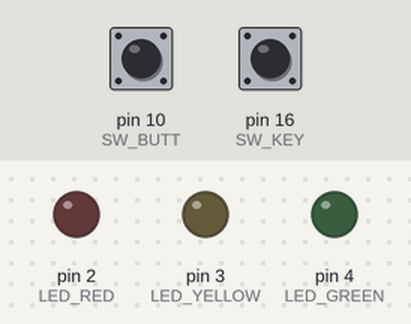
Bench run of a sketch on a simulated Arduino Leonardo, built with avr-gcc and run on an emulated ATmega32U4. Parts: output pins drawn as LEDs (lit = HIGH). The test bench sets the inputs (shaded band); at power-on: pin 16 (SW_KEY) LOW, pin 10 (SW_BUTT) LOW.

Above: at 2.2 s.
2.3 s: pin 16 (SW_KEY) pulled HIGH for 0.15 s
At 2.37 s:
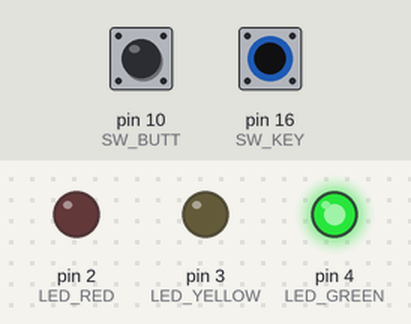
3.9 s: pin 16 (SW_KEY) pulled HIGH for 3.2 s
At 7.9 s:
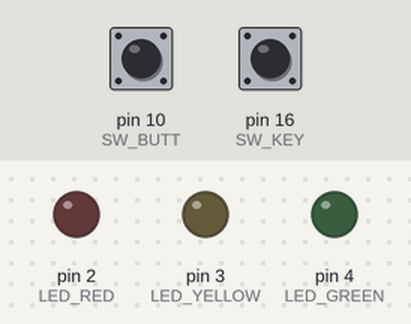
Timing chart, 0 to 9.4 s (numbered marks = the images above; inputs shaded):
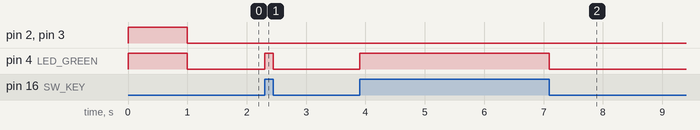

The sketch:

thermopylae.ino
```cpp
#include <Keyboard.h>
#include <elapsedMillis.h>
elapsedMillis timeElapsed;


int LED_GREEN = 4;
int LED_RED = 2;
int LED_YELLOW = 3;

int SW_KEY = 16;
int SW_BUTT = 10;

//See codes from: https://www.arduino.cc/en/Reference/KeyboardModifiers
char pressThis = KEY_F11;

int bs_key = 0;
int bs_butt = 0;
int counter = 0;

void setup() {
  pinMode(LED_GREEN, OUTPUT);
  pinMode(LED_YELLOW, OUTPUT);
  pinMode(LED_RED, OUTPUT);

  pinMode(SW_KEY, INPUT);
  pinMode(SW_BUTT, INPUT);

  //Keyboard.begin();
  //Serial.begin(9600); //For debug only

  digitalWrite(LED_YELLOW, HIGH);
  digitalWrite(LED_RED, HIGH);
  digitalWrite(LED_GREEN, HIGH);
  delay(1000);
  digitalWrite(LED_YELLOW, LOW);
  digitalWrite(LED_RED, LOW);
  digitalWrite(LED_GREEN, LOW);
}

void loop() {
  bs_key = digitalRead(SW_KEY);
  bs_butt = digitalRead(SW_BUTT);

  if(bs_key == HIGH){
    digitalWrite(LED_GREEN, HIGH);

    if(bs_butt == HIGH){
      //Serial.println(timeElapsed);

      if(timeElapsed > 500){
        digitalWrite(LED_YELLOW, HIGH);
      }

      if(timeElapsed > 1000){
        digitalWrite(LED_RED, HIGH);
        //Keyboard.print("boom"); //For debug
        Keyboard.press(pressThis);
        Keyboard.release(pressThis);

        delay(2000);
        digitalWrite(LED_YELLOW, LOW);
        digitalWrite(LED_RED, LOW);
        digitalWrite(LED_GREEN, LOW);
        delay(2000);
        timeElapsed = 0;
      }
    }else{
      timeElapsed = 0;
      digitalWrite(LED_YELLOW, LOW);
      digitalWrite(LED_RED, LOW);
    }

  }else{
    digitalWrite(LED_GREEN, LOW);
    digitalWrite(LED_YELLOW, LOW);
    digitalWrite(LED_RED, LOW);
  }
}
```

Measured:
- after the input at 2.3 s, pin 4 (LED_GREEN): LOW → HIGH at once, → LOW 0.15 s later
- after the input at 3.9 s, pin 4 (LED_GREEN): LOW → HIGH at once, → LOW 3.2 s later
